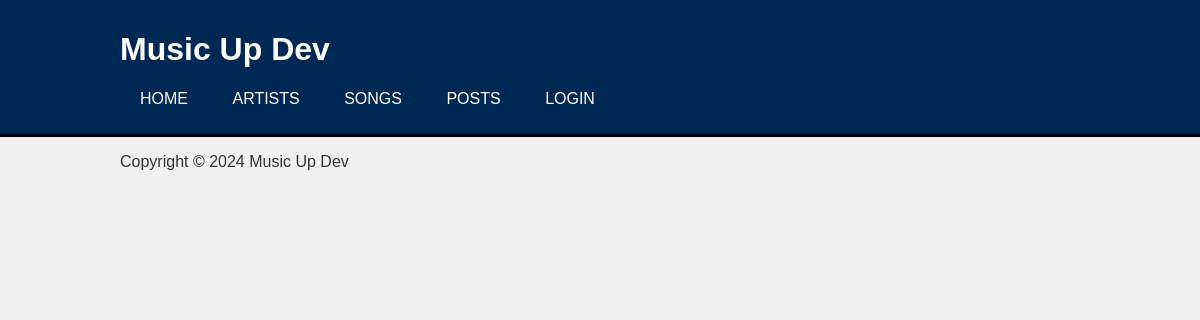
Before: / with the older database file.
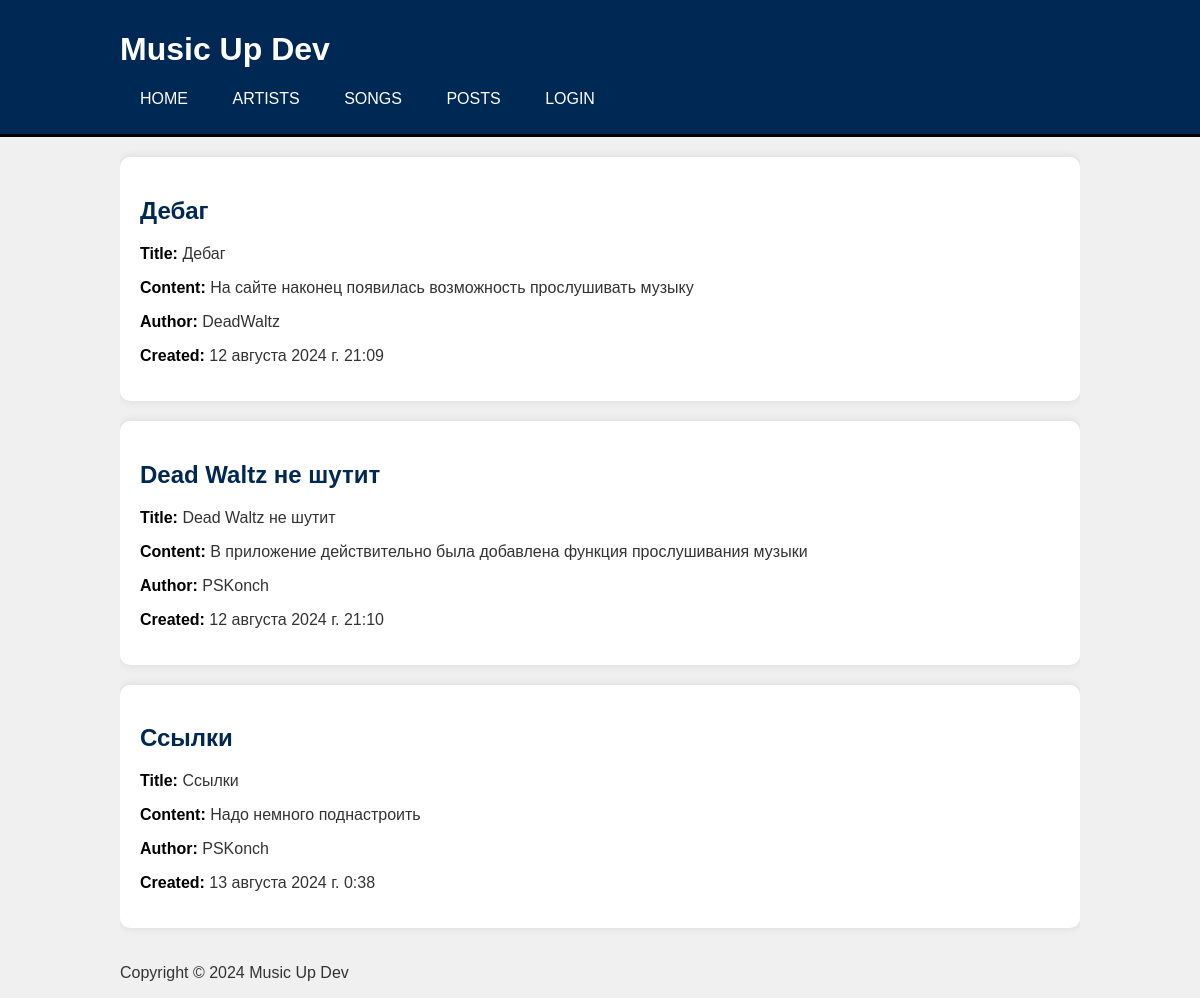
After: the same page with the newer database file.
### Music_Up_Dev/models.py (models this page shows)
class Post_News(models.Model):
    title = models.CharField(max_length=200, blank=True)
    content = models.TextField(blank=True)
    created_at = models.DateTimeField(auto_now_add=timezone.now)
    author = models.ForeignKey(CustomUser, verbose_name=("auth_name"), on_delete=models.CASCADE)

### user/models.py (models this page shows)
class CustomUser(AbstractUser):
    is_artist = models.BooleanField(default=True)
    is_editor = models.BooleanField(default=False)
    description = models.TextField(blank=True)
    image = models.ImageField(upload_to='', blank=True)
    def __str__(self) -> str:
        return self.username

### Music_Up_Dev/views.py (the view)
# urls.py: path("", views.index, name="index"),
def index(request): #То же самое, что News
    queryset = Post_News.objects.all()
    return render(request, "Music_Up_Dev/index.html", {'content': queryset })

### Music_Up_Dev/templates/Music_Up_Dev/index.html (shortened to what this page needs)
{% extends 'Music_Up_Dev/base.html' %}
{% block content %}
    {% for i in content %}
        <div class="news_card">
            <h2>{{ i.title }}</h2>
            <p><strong>Title:</strong> {{ i.title }}</p>
            <p><strong>Content:</strong> {{ i.content }}</p>
            <p><strong>Author:</strong> {{ i.author }}</p>
            <p><strong>Created:</strong> {{ i.created_at }}</p>
        </div>
    {% endfor %}
{% endblock %}

### Music_Up_Dev/templates/Music_Up_Dev/base.html (shortened to what this page needs)
{% load static %}
<!DOCTYPE html>
<html lang="en">
<head>
    <link type="text/css" href="{% static 'Music_Up_Dev/css/style.css' %}" rel="stylesheet" />
</head>
<body>
    <header>
        <div class="container">
            <div id="branding">
                <h1><span class="highlight">Music Up</span> Dev</h1>
            </div>
            <nav>
                <ul>
                    <li><a href="">Home</a></li>
                    <li><a href="Artists">Artists</a></li>
                    <li><a href="Songs">Songs</a></li>
                    <li><a href="Posts">Posts</a></li>
                    <li><a href="user">Login</a></li>
                </ul>
            </nav>
        </div>
    </header>
    <div class="container">
        {% block content %}{% endblock %}
    </div>
    <footer>
        <div class="container">
            <p>Copyright &copy; 2024 Music Up Dev</p>
        </div>
    </footer>
</body>
</html>

### Music_Up_Dev/static/Music_Up_Dev/css/style.css (style rules this page uses)
body { font-family: Arial, sans-serif; background-color: #f0f0f0; margin: 0; padding: 0; color: #333; }
header { background-color: #002855; color: #ffffff; padding: 10px 0; border-bottom: #000000 3px solid; }
header a { color: #ffffff; text-decoration: none; text-transform: uppercase; font-size: 16px; }
header ul { padding: 0; list-style: none; }
header li { display: inline; padding: 0 20px; }
.container { width: 80%; margin: auto; overflow: hidden; }
.news_card { background: #ffffff; color: #333; padding: 20px; margin: 20px 0; border-radius: 10px; box-shadow: 0 0 10px rgba(0, 0, 0, 0.1); }
h2 { color: #002855; }
p strong { color: #000000; }

Changed rows visible on the page:
added Post_News: title "Дебаг", content "На сайте наконец появилась возможность прослушивать музыку", author "DeadWaltz", created_at "12 августа 2024 г. 21:09"
added Post_News: title "Dead Waltz не шутит", content "В приложение действительно была добавлена функция прослушивания музыки", author "PSKonch", created_at "12 августа 2024 г. 21:10"
added Post_News: title "Ссылки", content "Надо немного поднастроить", author "PSKonch", created_at "13 августа 2024 г. 0:38"
